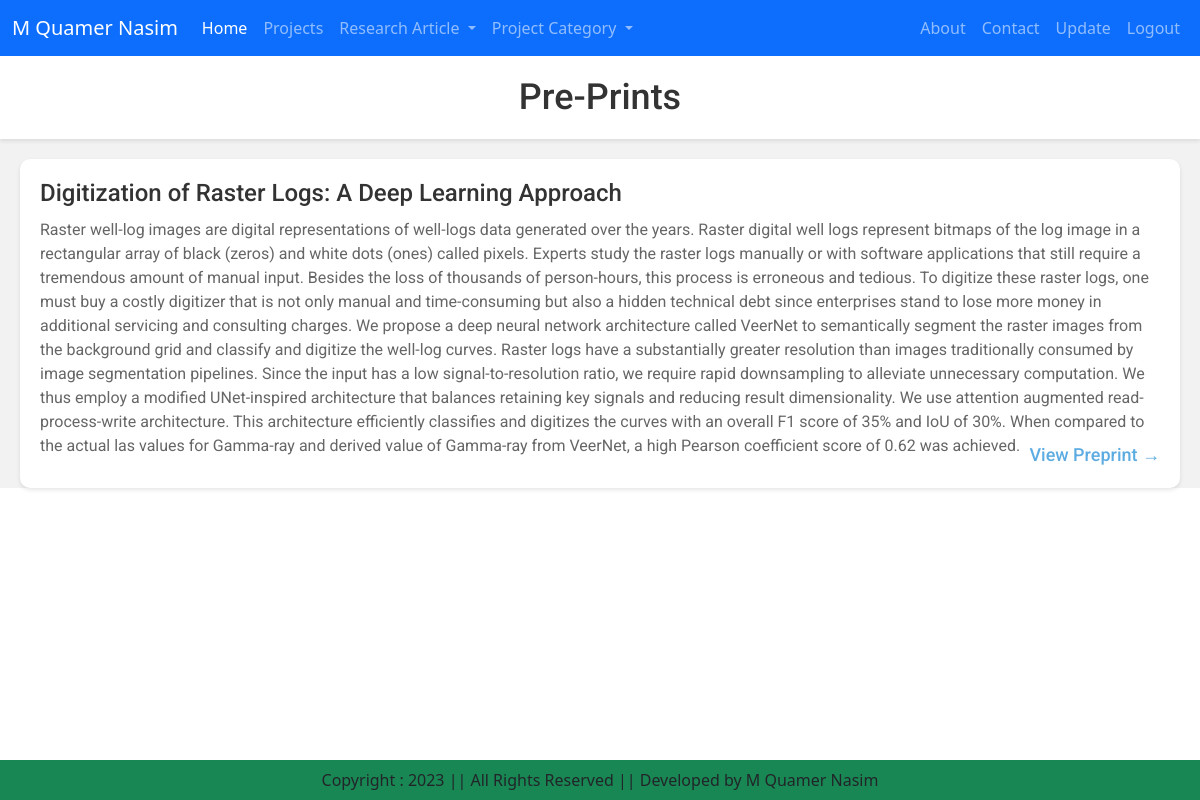
The page /preprints_info/ (signed in) on the database its author committed.
### apps/client_facing/models.py (models this page shows)
class Research(models.Model):
    title = models.CharField(max_length=200)
    abstract = models.TextField()
    article_type = models.CharField(choices=ARTICLE_TYPE_CHOICES, max_length=100)
    author_names = models.CharField(max_length=200, default="")
    image = models.ImageField(upload_to='research/', blank=True)
    link = models.URLField(blank=True)

### apps/user_facing/views.py (the view)
# urls.py: path('preprints_info/', views.ResearchInfoView.as_view(), name='preprints_info'),
class ResearchInfoView(View):
    def get(self, request):
        if request.path=="/publications_info/":
            researches = Research.objects.filter(article_type='Publications')
            return render(request, 'user_facing/publications.html', {'researches': researches})
        elif request.path=="/conferences_info/":
            researches = Research.objects.filter(article_type='Conferences')
            return render(request, 'user_facing/conferences.html', {'researches': researches})
        elif request.path=="/preprints_info/":
            researches = Research.objects.filter(article_type='PrePrints')
            return render(request, 'user_facing/preprints.html', {'researches': researches})
        else:
            return redirect('/')

### templates/user_facing/preprints.html (shortened to what this page needs)
{% extends 'base.html' %}
{% load static %}
{% block main-content %}
  <div class="proj">
    <header>
      <h1>Pre-Prints</h1>
    </header>
    {% if researches %}
      <ul>
        {% for preprint in researches %}
          <li>
            <h2>{{ preprint.title }}</h2>
            <p>{{ preprint.abstract|linebreaks }}</p>
            <a href="#">View Preprint &rarr;</a>
          </li>
        {% endfor %}
      </ul>
    {% else %}
      <p>No preprint found.</p>
    {% endif %}
  </div>
{% endblock main-content %}

### static/css/style.css (style rules this page uses)
.proj { font-family: 'Roboto', sans-serif; font-size: 16px; color: #333; background-color: #f2f2f2; margin: 0; padding: 0; }
.proj header { background-color: #fff; box-shadow: 0 2px 4px rgba(0, 0, 0, 0.1); padding: 20px; text-align: center; }
.proj h1 { font-size: 36px; margin: 0; color: #333; }
.proj ul { list-style: none; margin: 0; padding: 0; }
.proj li { background-color: #fff; box-shadow: 0 2px 4px rgba(0, 0, 0, 0.1); margin: 20px; padding: 20px; border-radius: 10px; transition: all 0.3s ease; position: relative; }
.proj h2 { font-size: 24px; margin: 0 0 10px 0; color: #333; }
.proj p { margin: 0 0 10px 0; color: #666; }
.proj a { color: #3498db; text-decoration: none; position: absolute; bottom: 20px; right: 20px; font-size: 18px; font-weight: 500; transition: all 0.3s ease; opacity: 0.8; }

### rows shown on the page
Research: title "Digitization of Raster Logs: A Deep Learning Approach", abstract "Raster well-log images are digital representations of well-logs data generated over the years. Raster digital well logs represent bitmaps of the log image in a rectangular array of black (zeros) and white dots (ones) called pixels. Experts study the raster logs manually or with software applications that still require a tremendous amount of manual input. Besides the loss of thousands of person-hours, this process is erroneous and tedious. To digitize these raster logs, one must buy a costly digitizer that is not only manual and time-consuming but also a hidden technical debt since enterprises stand to lose more money in additional servicing and consulting charges. We propose a deep neural…"
